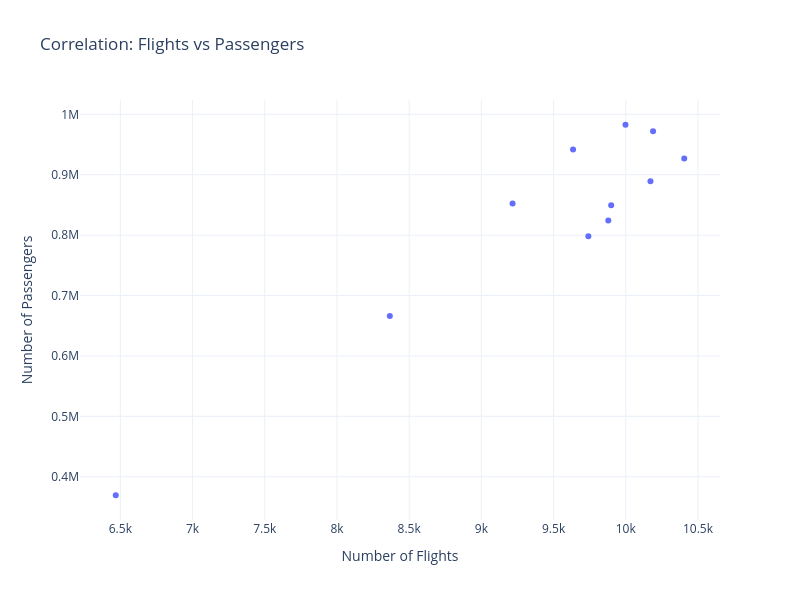

This figure's notebook cell:
### Code cell
fig = go.Figure()

fig.add_trace(go.Scatter(
    x=fvolume['Departures_count'],
    y=fvolume['Passenger_Enplane'],
    mode='markers',   # key change
    name='Flights vs Passengers'
))

fig.update_layout(
    title='Correlation: Flights vs Passengers',
    xaxis_title='Number of Flights',
    yaxis_title='Number of Passengers',
    width=800,
    height=600,
    template='plotly_white'
)

fig.show()

### Figure 1 — Plotly figure (JSON) as saved in the notebook; plotly's stock layout.template omitted (floating-point values rounded to 4 significant figures)
{"data": [{"mode": "markers", "name": "Flights vs Passengers", "type": "scatter", "x": [10189, 9998, 9635, 9216, 8366, 6468, 10405, 10171, 9899, 9879, 9741], "y": [971929, 982710, 941558, 852508, 666157, 369404, 926745, 889023, 849408, 824038, 798221]}], "layout": {"height": 600, "title": {"text": "Correlation: Flights vs Passengers"}, "width": 800, "xaxis": {"title": {"text": "Number of Flights"}}, "yaxis": {"title": {"text": "Number of Passengers"}}}}
